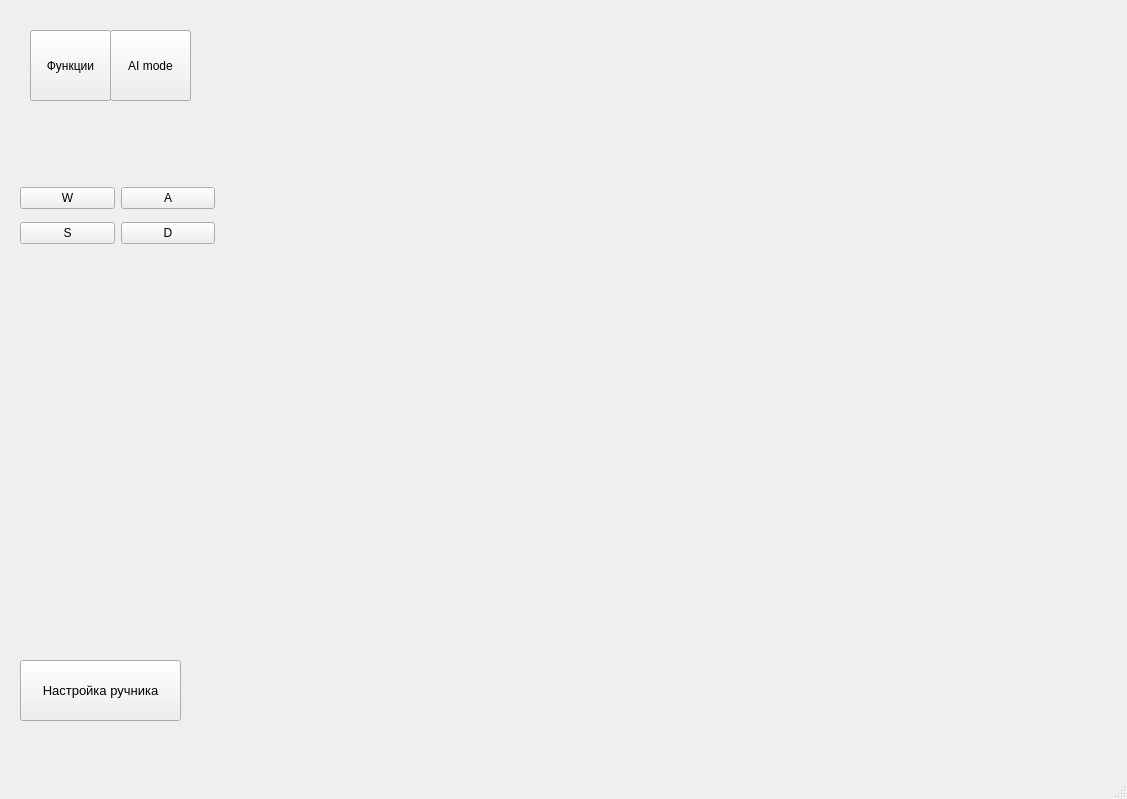
<?xml version="1.0" encoding="UTF-8"?>
<ui version="4.0">
 <class>MainWindow</class>
 <widget class="QMainWindow" name="MainWindow">
  <property name="geometry">
   <rect>
    <x>0</x>
    <y>0</y>
    <width>1127</width>
    <height>799</height>
   </rect>
  </property>
  <property name="windowTitle">
   <string>MainWindow</string>
  </property>
  <widget class="QWidget" name="centralwidget">
   <widget class="QPushButton" name="pushButton">
    <property name="geometry">
     <rect>
      <x>30</x>
      <y>30</y>
      <width>81</width>
      <height>71</height>
     </rect>
    </property>
    <property name="text">
     <string>Функции</string>
    </property>
   </widget>
   <widget class="QPushButton" name="pushButton_2">
    <property name="geometry">
     <rect>
      <x>110</x>
      <y>30</y>
      <width>81</width>
      <height>71</height>
     </rect>
    </property>
    <property name="text">
     <string>AI mode</string>
    </property>
   </widget>
   <widget class="QPushButton" name="pushButton_3">
    <property name="geometry">
     <rect>
      <x>20</x>
      <y>660</y>
      <width>161</width>
      <height>61</height>
     </rect>
    </property>
    <property name="font">
     <font>
      <pointsize>10</pointsize>
     </font>
    </property>
    <property name="text">
     <string>Настройка ручника</string>
    </property>
   </widget>
   <widget class="QWidget" name="gridLayoutWidget">
    <property name="geometry">
     <rect>
      <x>20</x>
      <y>180</y>
      <width>195</width>
      <height>71</height>
     </rect>
    </property>
    <layout class="QGridLayout" name="gridLayout">
     <item row="0" column="0">
      <widget class="QPushButton" name="pushButton_6">
       <property name="enabled">
        <bool>true</bool>
       </property>
       <property name="mouseTracking">
        <bool>false</bool>
       </property>
       <property name="text">
        <string>W</string>
       </property>
       <property name="checkable">
        <bool>false</bool>
       </property>
       <property name="autoDefault">
        <bool>false</bool>
       </property>
       <property name="default">
        <bool>false</bool>
       </property>
       <property name="flat">
        <bool>false</bool>
       </property>
      </widget>
     </item>
     <item row="1" column="0">
      <widget class="QPushButton" name="pushButton_9">
       <property name="text">
        <string>S</string>
       </property>
      </widget>
     </item>
     <item row="1" column="1">
      <widget class="QPushButton" name="pushButton_11">
       <property name="text">
        <string>D</string>
       </property>
      </widget>
     </item>
     <item row="0" column="1">
      <widget class="QPushButton" name="pushButton_5">
       <property name="text">
        <string>A</string>
       </property>
      </widget>
     </item>
    </layout>
   </widget>
   <widget class="QLabel" name="label">
    <property name="geometry">
     <rect>
      <x>460</x>
      <y>20</y>
      <width>611</width>
      <height>441</height>
     </rect>
    </property>
    <property name="text">
     <string/>
    </property>
   </widget>
  </widget>
  <widget class="QMenuBar" name="menubar">
   <property name="geometry">
    <rect>
     <x>0</x>
     <y>0</y>
     <width>1127</width>
     <height>26</height>
    </rect>
   </property>
  </widget>
  <widget class="QStatusBar" name="statusbar"/>
 </widget>
 <resources/>
 <connections/>
</ui>
